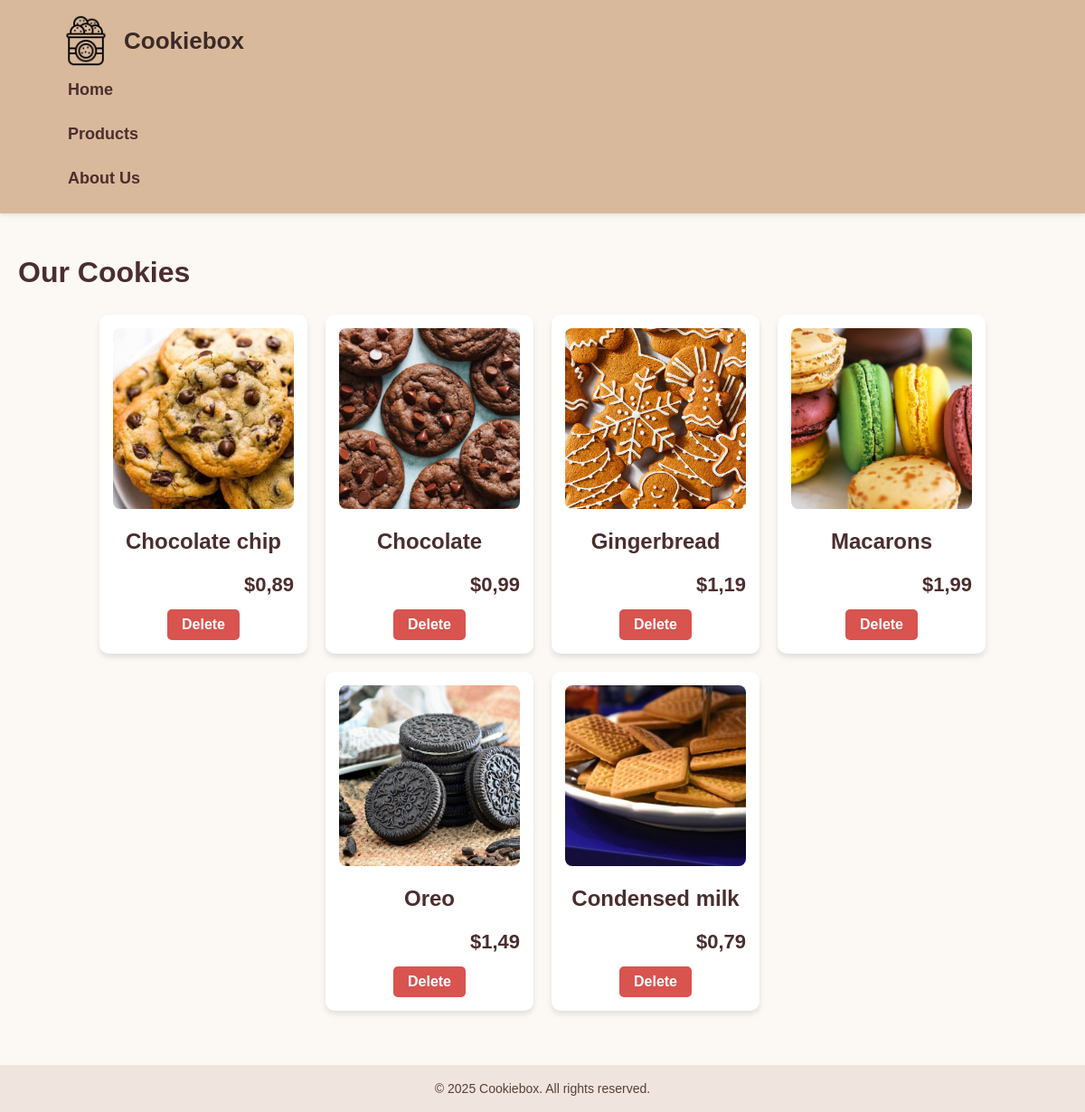
Page /products on the committed database.
### tables this page shows
CREATE TABLE products (
	id INTEGER NOT NULL PRIMARY KEY AUTOINCREMENT,
	name TEXT NOT NULL,
	price REAL NOT NULL,
	image TEXT,
	producer_id INTEGER NOT NULL,
	shop_id INTEGER, dip_id INTEGER, description TEXT,
	CONSTRAINT products_producers_FK FOREIGN KEY (id) REFERENCES producers(id),
	CONSTRAINT products_shops_FK FOREIGN KEY (id) REFERENCES shops(id),
	CONSTRAINT products_dipping_quality_FK FOREIGN KEY (id) REFERENCES dipping_quality(id)
);

### app.py (the view)
@app.route("/products")
def products():
    conn = get_db_connection()
    products = conn.execute("SELECT * FROM products").fetchall()
    conn.close()
    return render_template("products.html", products=products)

### app.py (called while the page is built)
def get_db_connection():
    db = Path(__file__).parent / "Cepumkaste.db"
    conn = sqlite3.connect(db)
    conn.row_factory = sqlite3.Row
    return conn

### templates/products.html (shortened to what this page needs)
{% extends "base.html" %}
{% block content %}
<h1>Our Cookies</h1>
<div class="products-list">
    {% for product in products %}
    <div class="products-item">
        <a href="{{ url_for('products_show', product_id=product.id) }}">
            <img src="{{ url_for('static', filename='images/products/' + product.image) }}" alt="{{ product.name }}">
            <h2>{{ product.name }}</h2>
        </a>
        <p class="product-price">${{ product.price }}</p>
        <form method="POST" action="{{ url_for('delete_product', product_id=product.id) }}">
            <button type="submit" class="delete-button">Delete</button>
        </form>
    </div>
    {% endfor %}
</div>
{% endblock %}

### templates/base.html (shortened to what this page needs)
<!DOCTYPE html>
<html lang="en">
<head>
    <link rel="stylesheet" href="{{ url_for('static', filename='style.css') }}">
</head>
<body>
    <header>
        <nav class="navbar">
            <div class="logo">
                <a href="{{ url_for('home') }}" class="logo-link">
                    <img src="{{ url_for('static', filename='images/logo.jpg') }}" alt="Cookiebox Logo" class="logo-img">
                    <span class="logo-text">Cookiebox</span>
                </a>
            </div>
            <ul class="nav-links">
                <li><a href="{{ url_for('home') }}">Home</a></li>
                <li><a href="{{ url_for('products') }}">Products</a></li>
                <li><a href="{{ url_for('about') }}">About Us</a></li>
            </ul>
        </nav>
    </header>
    <main>
        {% block content %}{% endblock %}
    </main>
    <footer>
        <p>&copy; 2025 Cookiebox. All rights reserved.</p>
    </footer>
</body>
</html>

### static/style.css (style rules this page uses)
* { margin: 0; padding: 0; box-sizing: border-box; }
body { font-family: 'Poppins', Arial, sans-serif; background-color: #fcf8f4; color: #4b2e2e; line-height: 1.6; }
header { background-color: #d9b99b; color: #3b2a28; padding: 15px 50px; display: flex; align-items: center; justify-content: space-between; box-shadow: 0 2px 5px rgba(0, 0, 0, 0.1); }
.logo { display: flex; align-items: center; }
.logo-link { display: flex; align-items: center; text-decoration: none; color: #3b2a28; }
.logo-img { height: 60px; width: auto; object-fit: contain; }
.logo-text { font-size: 26px; font-weight: 700; margin-left: 12px; color: #3b2a28; line-height: 1; display: flex; align-items: center; height: 60px; }
nav a { color: #3b2a28; margin: 0 15px; text-decoration: none; font-size: 18px; font-weight: 600; transition: color 0.3s, border-bottom 0.3s; }
main { padding: 40px 20px; }
footer { background-color: #f0e5de; text-align: center; padding: 15px; font-size: 14px; color: #5a3e36; }
ul { list-style-type: none; }
ul li a { text-decoration: none; color: #4b2e2e; font-weight: 600; display: block; padding: 10px; transition: background-color 0.3s; }
.products-list { display: flex; gap: 20px; justify-content: center; flex-wrap: wrap; padding: 20px 0; }
.products-item { max-width: 300px; background-color: #fff; padding: 15px; border-radius: 10px; box-shadow: 0 4px 6px rgba(0, 0, 0, 0.1); text-align: center; transition: transform 0.3s, background-color 0.3s; color: #3b2a28; text-decoration: none; }
.products-item .product-price { text-align: right; font-size: 22px; font-weight: bold; margin-top: 10px; }
.products-item img { width: 200px; height: 200px; object-fit: cover; border-radius: 8px; margin-bottom: 10px; }
.delete-button { background-color: #d9534f; color: white; border: none; padding: 8px 16px; margin-top: 10px; border-radius: 5px; cursor: pointer; font-size: 16px; font-weight: 600; transition: background-color 0.3s; }
.products-item a { text-decoration: none; color: #4b2e2e; font-weight: bold; }
.product-price { font-size: 22px; font-weight: bold; margin-top: 10px; color: #4b2e2e; }

### rows in the picture
products: image (picture), name "Chocolate chip", price "0,89"
products: image (picture), name "Chocolate", price "0,99"
products: image (picture), name "Gingerbread", price "1,19"
products: image (picture), name "Macarons", price "1,99"
products: image (picture), name "Oreo", price "1,49"
products: image (picture), name "Condensed milk", price "0,79"
